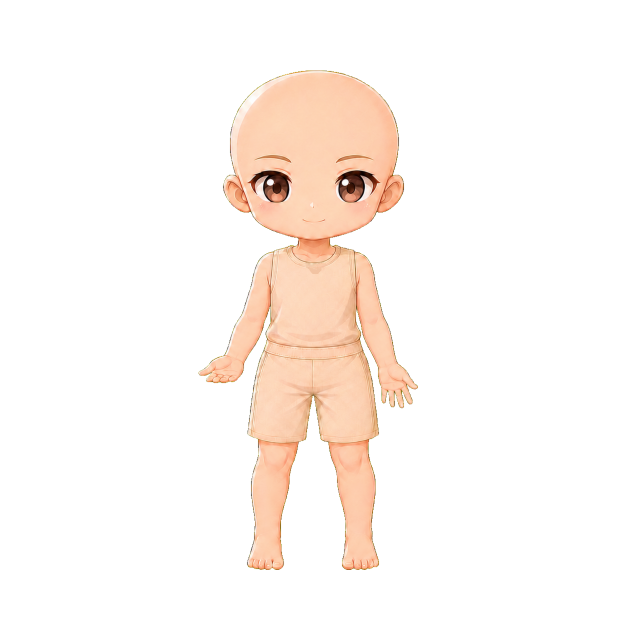
#> input picture assets/base_bodies/base_pose_004_viewer_left_palm_up.png, 1254 x 1254 px (shown at 1/2 size)
$ python render_hand_object_pose_context_011_012.py
#> lines starting #> are read from the running program, lines starting #| are printed output that depends on the picture
"""Render pose-specific QA composites for DG-143–DG-144.

Evidence-only renderer. It composites each unregistered review candidate above the
approved palm-up base pose and does not alter assets, manifest, backlog, or ledger.
"""
from pathlib import Path
from PIL import Image, ImageDraw

ROOT = Path(__file__).resolve().parent.parent
OUT = ROOT / "docs" / "qa"
COMPOSITES = OUT / "composites"
BASE = ROOT / "assets" / "base_bodies" / "base_pose_004_viewer_left_palm_up.png"
ITEMS = [
    ("DG-143", ROOT / "incoming" / "hand_objects" / "hand_object_011_round_talisman_pose_004_left.png", "hand_object_011_over_pose_004.png"),
    ("DG-144", ROOT / "incoming" / "hand_objects" / "hand_object_012_brown_tome_pose_004_left.png", "hand_object_012_over_pose_004.png"),
]

def composite(trait_path, out_path):
    base = Image.open(BASE).convert("RGBA")
#> base is the input picture: PIL image 1254x1254 RGBA; mean R, G, B, A 37.1, 30, 24.9, 38.4
    trait = Image.open(trait_path).convert("RGBA")
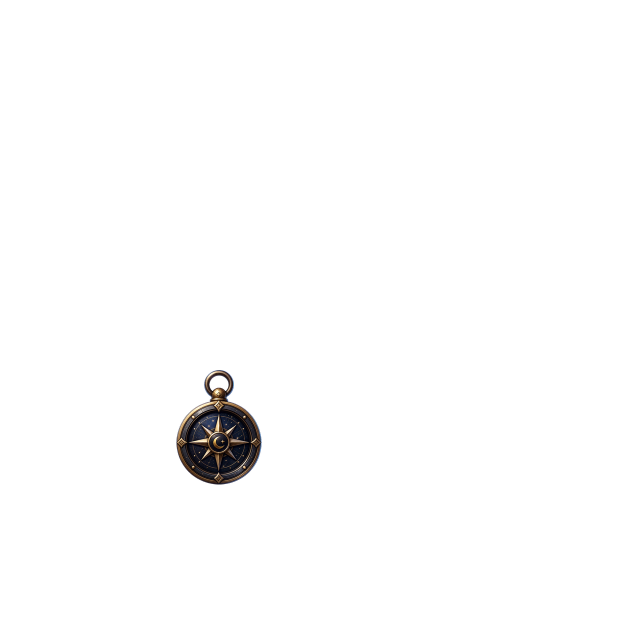
#> input picture assets/hand_objects/hand_object_011_round_talisman_pose_004_left.png, 1254 x 1254 px, found by its file name (shown at 1/2 size)
#> trait is the input picture: PIL image 1254x1254 RGBA; mean R, G, B, A 1, 0.9, 0.9, 4
    if base.size != (1254, 1254) or trait.size != (1254, 1254):
        raise ValueError("expected 1254x1254 inputs")
    canvas = Image.new("RGBA", base.size, (255, 255, 255, 255))
#> canvas: PIL image 1254x1254 RGBA; every value is 255
    canvas.alpha_composite(base)
    canvas.alpha_composite(trait)
    out_path.parent.mkdir(parents=True, exist_ok=True)
    canvas.convert("RGB").save(out_path)
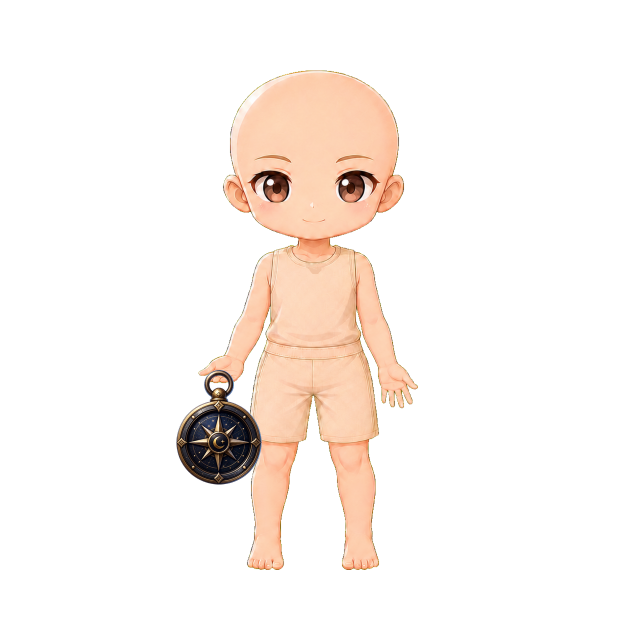
#> saved as hand_object_011_over_pose_004.png: PIL image 1254x1254 RGB (shown at 1/2 size); mean R, G, B 250.3, 243.2, 238.4
    return out_path

def main():
    results = [(bid, composite(candidate, COMPOSITES / filename)) for bid, candidate, filename in ITEMS]
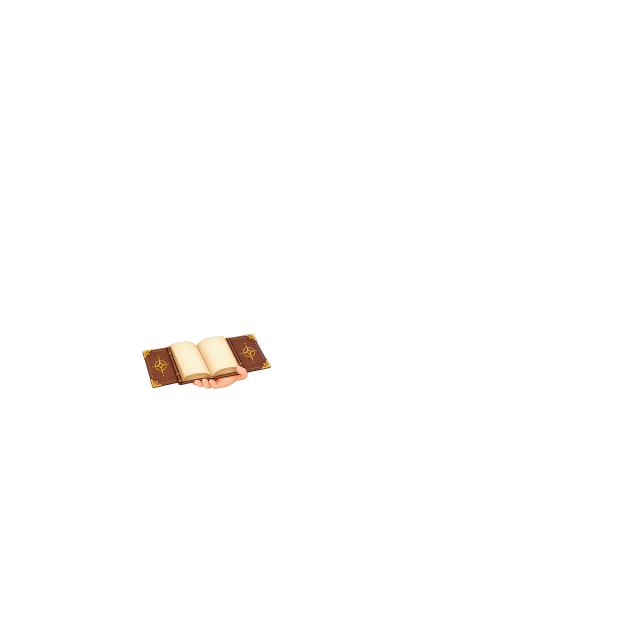
#> input picture assets/hand_objects/hand_object_012_brown_tome_pose_004_left.png, 1254 x 1254 px, found by its file name (shown at 1/2 size)
#> in composite, trait is the input picture: PIL image 1254x1254 RGBA; mean R, G, B, A 2.4, 1.9, 1.4, 3.2
#> in composite (call 2), `canvas.convert("RGB").save(out_path)`:
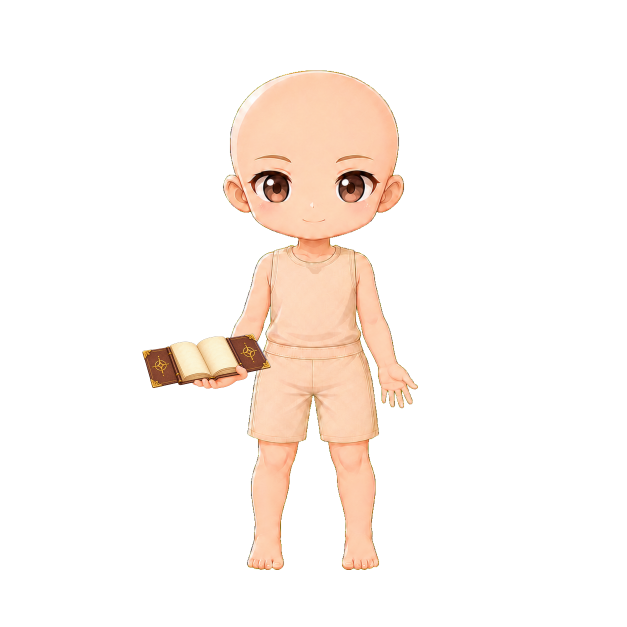
#> saved as hand_object_012_over_pose_004.png: PIL image 1254x1254 RGB (shown at 1/2 size); mean R, G, B 252.5, 245.1, 240
    cell, pad, label_h = 420, 16, 44
    sheet = Image.new("RGB", (len(results) * (cell + pad) + pad, cell + label_h + 64), (24, 24, 28))
    draw = ImageDraw.Draw(sheet)
    draw.text((pad, 12), "Demigods hand-object pose review — DG-143–DG-144", fill=(240, 240, 240))
    for index, (bid, path) in enumerate(results):
        x, y = pad + index * (cell + pad), 44
        image = Image.open(path).convert("RGB")
        image.thumbnail((cell, cell))
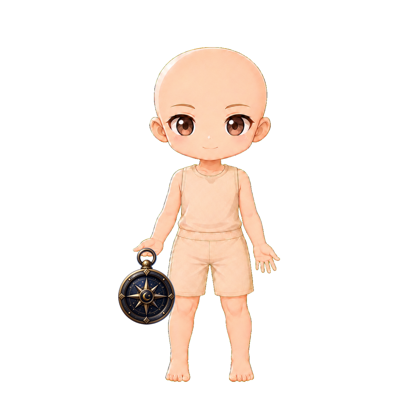
#> image: PIL image 420x420 RGB; mean R, G, B 250.3, 243.2, 238.4
        sheet.paste(image, (x + (cell - image.width) // 2, y))
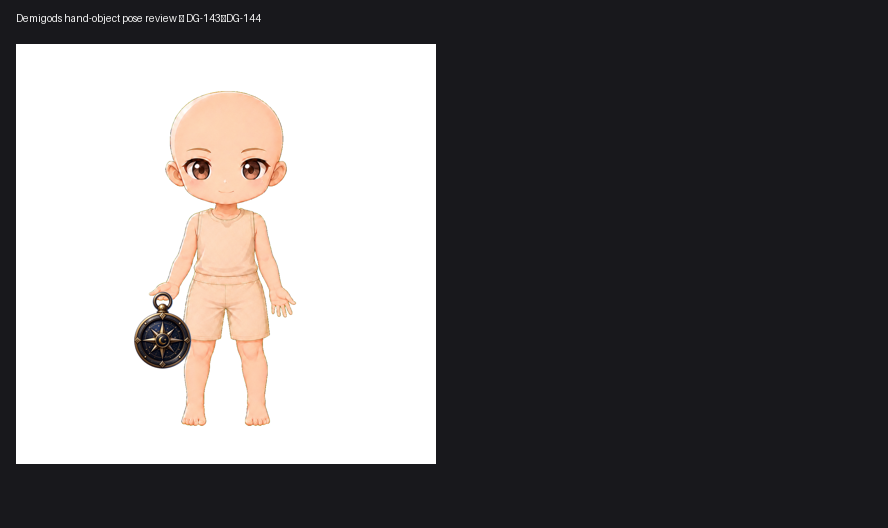
#> sheet: PIL image 888x528 RGB; mean R, G, B 109.4, 106.7, 107.4
        draw.text((x + 4, y + cell + 6), f"{bid}  POSE CONTEXT", fill=(120, 230, 140))
        draw.text((x + 4, y + cell + 21), path.name, fill=(180, 180, 190))
    out = OUT / "hand_objects_011-012_pose_review_sheet.png"
    out.parent.mkdir(parents=True, exist_ok=True)
    sheet.save(out)
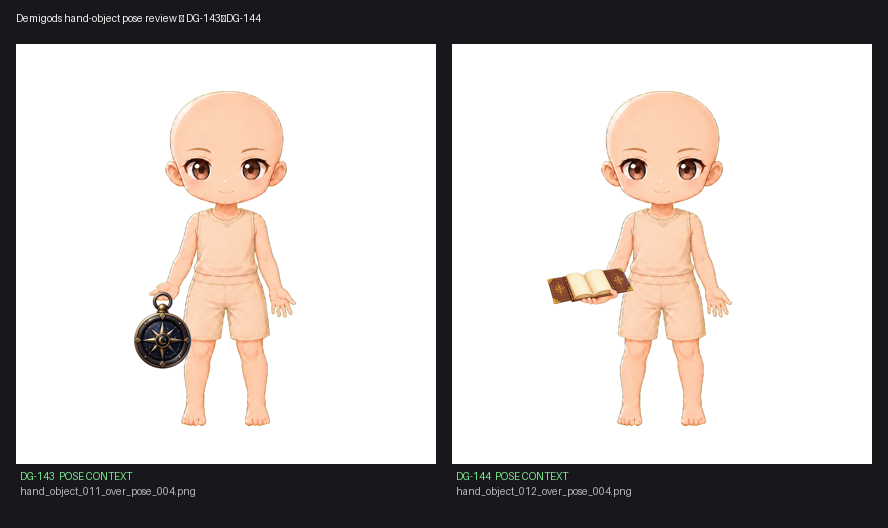
#> saved as hand_objects_011-012_pose_review_sheet.png: PIL image 888x528 RGB; mean R, G, B 195.7, 190.4, 187.5
    print(f"Rendered {len(results)} pose composites")
    print(f"Review sheet: {out.relative_to(ROOT)}")

if __name__ == "__main__":
    main()
